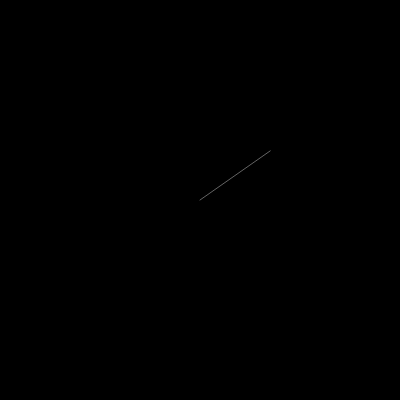
Frame 1 (no input)
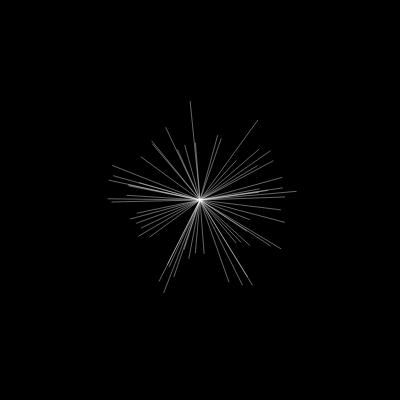
Frame 60 (no input)
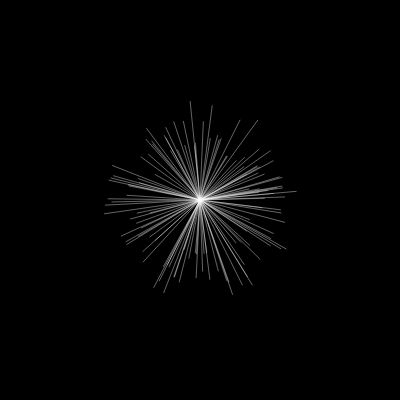
Frame 120 (the mouse pressed at the canvas centre since frame 60)

The p5.js sketch that drew these frames (run headless with seeded random() and noise() and a simulated clock; from frame 60 on, the mouse is pressed at the canvas centre):

// p5.js sketch
// ── sketch.js
// @ts-nocheck

function setup() {
  createCanvas(400, 400);
	background(0);
}

function draw() {
	translate(width / 2, height / 2);
	// random vector of length 1
	let v = p5.Vector.random2D();
	//v.mult(100);
	v.mult(random(50, 100));
	strokeWeight(1);
	stroke(255, 100);
	line(0, 0, v.x, v.y);
}
